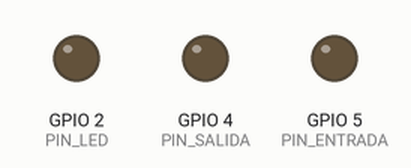
Recording of a sketch running on a simulated ESP8266 (NodeMCU). Parts: output pins drawn as LEDs (lit = HIGH). WiFi joins after 1.5 s; servers stay silent unless stated; what the sketch prints to the serial monitor is not drawn.

Above: at 0.0 s.
At 1.4 s:
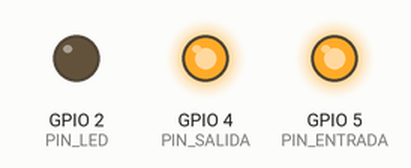
At 2.6 s:
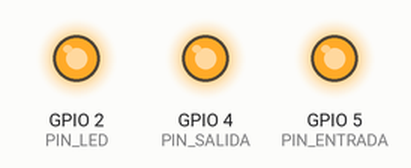
Timing chart, 0 to 4.1 s (numbered marks = the images above):
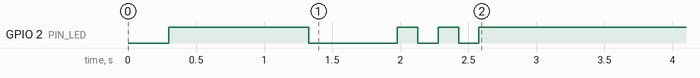

The sketch:

gate-controller.ino
```cpp
// =============================================================
// Chamanes — Controlador de Acceso (Doble Relay)
// Hardware: ESP8266 NodeMCU v3
//
// Relay 1 (ENTRADA): D1 = GPIO5
// Relay 2 (SALIDA):  D2 = GPIO4
//
// Wiring:
//   NodeMCU D1 (GPIO5) → Relay IN1  (entrada)
//   NodeMCU D2 (GPIO4) → Relay IN2  (salida)
//   NodeMCU VIN (5V)   → Relay JD-VCC  ← IMPORTANTE: 5V no 3.3V
//   NodeMCU 3.3V       → Relay VCC
//   NodeMCU GND        → Relay GND
// =============================================================

#include <ESP8266WiFi.h>
#include <ESP8266HTTPClient.h>
#include <WiFiClientSecureBearSSL.h>
#include <ArduinoJson.h>

// =============================================================
// ⚙️  CONFIGURACIÓN — Edita estos valores antes de cargar
// =============================================================

const char* WIFI_SSID     = "NOMBRE_DE_TU_NUEVO_WIFI";   // ← Cambia esto
const char* WIFI_PASSWORD = "CONTRASENA_DE_TU_WIFI";      // ← Cambia esto

const char* API_BASE      = "https://chamanes-app-production.up.railway.app/api/v1";
const char* COMMUNITY_ID  = "TU_COMMUNITY_ID";             // ← ID de tu comunidad
const char* GATE_API_KEY  = "TU_GATE_API_KEY";             // ← Clave secreta

// =============================================================
// ⚙️  PINES — GPIO directos para evitar error 'D1 not declared'
// =============================================================

#define PIN_ENTRADA  5    // D1 = GPIO5
#define PIN_SALIDA   4    // D2 = GPIO4
#define PIN_LED      2    // D4 = LED integrado (activo en LOW)

#define RELE_ON   LOW     // Módulo de relay activo-LOW
#define RELE_OFF  HIGH
#define LED_ON    LOW
#define LED_OFF   HIGH

// =============================================================
// ⚙️  TIEMPOS
// =============================================================

const unsigned long RELAY_OPEN_MS = 4000;   // Tiempo que queda abierto el relay
const unsigned long POLL_INTERVAL = 2500;   // Polling al servidor
const unsigned long HTTP_TIMEOUT  = 8000;   // Timeout HTTP

// =============================================================
// Variables internas
// =============================================================

struct Relay {
  int  pin;
  bool active;
  unsigned long openedAt;
  const char*   name;
};

Relay entrada = { PIN_ENTRADA, false, 0, "ENTRADA" };
Relay salida  = { PIN_SALIDA,  false, 0, "SALIDA"  };

unsigned long lastPollAt = 0;

// Cliente HTTPS global — evita fragmentación del heap en ESP8266
BearSSL::WiFiClientSecure secureClient;

// =============================================================
// Helpers
// =============================================================

String endpoint(const char* path) {
  return String(API_BASE) + "/communities/" + String(COMMUNITY_ID) + path;
}

void setRelay(Relay& r, bool open) {
  digitalWrite(r.pin, open ? RELE_ON : RELE_OFF);
  r.active   = open;
  r.openedAt = open ? millis() : 0;
  Serial.printf("[Relay %s] %s\n", r.name, open ? "ABIERTO" : "CERRADO");
}

void tickRelays() {
  unsigned long now = millis();
  if (entrada.active && now - entrada.openedAt >= RELAY_OPEN_MS) setRelay(entrada, false);
  if (salida.active  && now - salida.openedAt  >= RELAY_OPEN_MS) setRelay(salida,  false);
}

void blinkLed(int veces, int ms) {
  for (int i = 0; i < veces; i++) {
    digitalWrite(PIN_LED, LED_ON);  delay(ms);
    digitalWrite(PIN_LED, LED_OFF); delay(ms);
  }
}

// =============================================================
// Poll — consulta entry y exit por separado
// =============================================================

void checkCommunity(const char* communityId) {
  HTTPClient http;
  String url = String(API_BASE) + "/communities/" + String(communityId) + "/gate/pending";
  http.begin(secureClient, url);
  http.setTimeout(HTTP_TIMEOUT);
  http.addHeader("X-Gate-Key", GATE_API_KEY);

  int code = http.GET();
  if (code != 200) {
    Serial.printf("[Poll] HTTP %d para comunidad %s\n", code, communityId);
    http.end();
    return;
  }

  String body = http.getString();
  http.end();
  yield();

  JsonDocument doc;
  if (deserializeJson(doc, body)) {
    Serial.println("[Poll] JSON inválido");
    return;
  }

  bool entryPending = doc["entry"]["pending"] | false;
  bool exitPending  = doc["exit"]["pending"]  | false;

  // ── Procesar ENTRADA ────────────────────────────────────────
  if (entryPending) {
    Serial.printf("[Poll] ENTRADA pendiente en %s\n", communityId);

    // ACK primero para evitar doble activación
    HTTPClient ackHttp;
    String ackUrl = String(API_BASE) + "/communities/" + String(communityId) + "/gate/ack";
    ackHttp.begin(secureClient, ackUrl);
    ackHttp.addHeader("Content-Type", "application/json");
    ackHttp.addHeader("X-Gate-Key", GATE_API_KEY);
    int ackCode = ackHttp.POST("{\"executed\":true,\"type\":\"ENTRY\"}");
    ackHttp.end();
    yield();
    Serial.printf("[ACK ENTRY] HTTP %d\n", ackCode);

    setRelay(entrada, true);
  }

  // ── Procesar SALIDA ─────────────────────────────────────────
  if (exitPending) {
    Serial.printf("[Poll] SALIDA pendiente en %s\n", communityId);

    HTTPClient ackHttp;
    String ackUrl = String(API_BASE) + "/communities/" + String(communityId) + "/gate/ack";
    ackHttp.begin(secureClient, ackUrl);
    ackHttp.addHeader("Content-Type", "application/json");
    ackHttp.addHeader("X-Gate-Key", GATE_API_KEY);
    int ackCode = ackHttp.POST("{\"executed\":true,\"type\":\"EXIT\"}");
    ackHttp.end();
    yield();
    Serial.printf("[ACK EXIT] HTTP %d\n", ackCode);

    setRelay(salida, true);
  }
}

// =============================================================
// Setup
// =============================================================

void setup() {
  Serial.begin(115200);
  delay(300);

  pinMode(PIN_ENTRADA, OUTPUT);
  pinMode(PIN_SALIDA,  OUTPUT);
  pinMode(PIN_LED,     OUTPUT);

  setRelay(entrada, false);
  setRelay(salida,  false);
  digitalWrite(PIN_LED, LED_OFF);

  secureClient.setInsecure(); // Acepta cualquier certificado SSL

  Serial.println("\n╔══════════════════════════════╗");
  Serial.println("║  Chamanes Gate Controller    ║");
  Serial.println("║  Doble Relay (Entrada+Salida) ║");
  Serial.println("╚══════════════════════════════╝");
  Serial.printf("[WiFi] Conectando a: %s\n", WIFI_SSID);

  WiFi.mode(WIFI_STA);
  WiFi.begin(WIFI_SSID, WIFI_PASSWORD);

  int intentos = 0;
  while (WiFi.status() != WL_CONNECTED && intentos < 40) {
    delay(500);
    Serial.print(".");
    intentos++;
    digitalWrite(PIN_LED, intentos % 2 == 0 ? LED_ON : LED_OFF);
  }
  digitalWrite(PIN_LED, LED_OFF);

  if (WiFi.status() == WL_CONNECTED) {
    Serial.printf("\n[WiFi] Conectado — IP: %s\n", WiFi.localIP().toString().c_str());
    blinkLed(3, 150);
    Serial.printf("[Gate] Comunidad: %s\n", COMMUNITY_ID);
    Serial.println("[Gate] Iniciando polling...\n");
  } else {
    Serial.println("\n[WiFi] ERROR — Revisa SSID/contraseña en el sketch");
    blinkLed(10, 80);
    delay(1000);
    ESP.restart();
  }
}

// =============================================================
// Loop
// =============================================================

void loop() {
  // Reconexión automática
  if (WiFi.status() != WL_CONNECTED) {
    Serial.println("[WiFi] Desconectado — reconectando...");
    WiFi.reconnect();
    delay(3000);
    return;
  }

  // Cierre automático de relays
  tickRelays();

  // Polling
  if (millis() - lastPollAt >= POLL_INTERVAL) {
    lastPollAt = millis();
    checkCommunity(COMMUNITY_ID);
  }

  yield();
}
```
